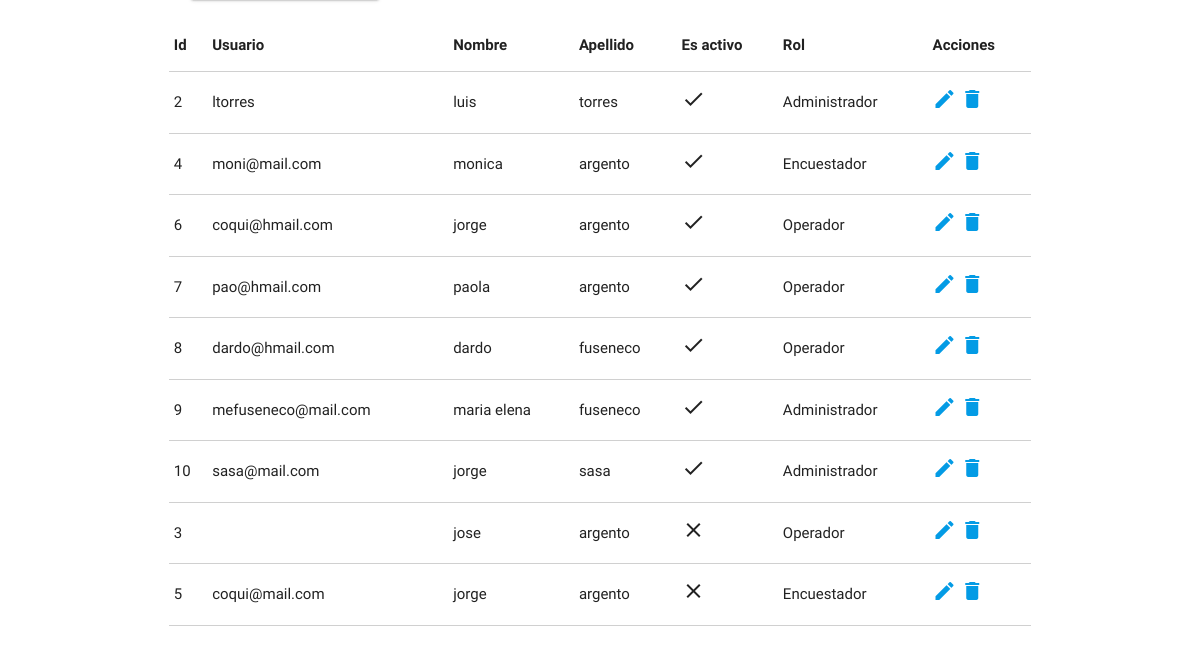
Page /2/editar_usuario (lower part) on the earlier database version.
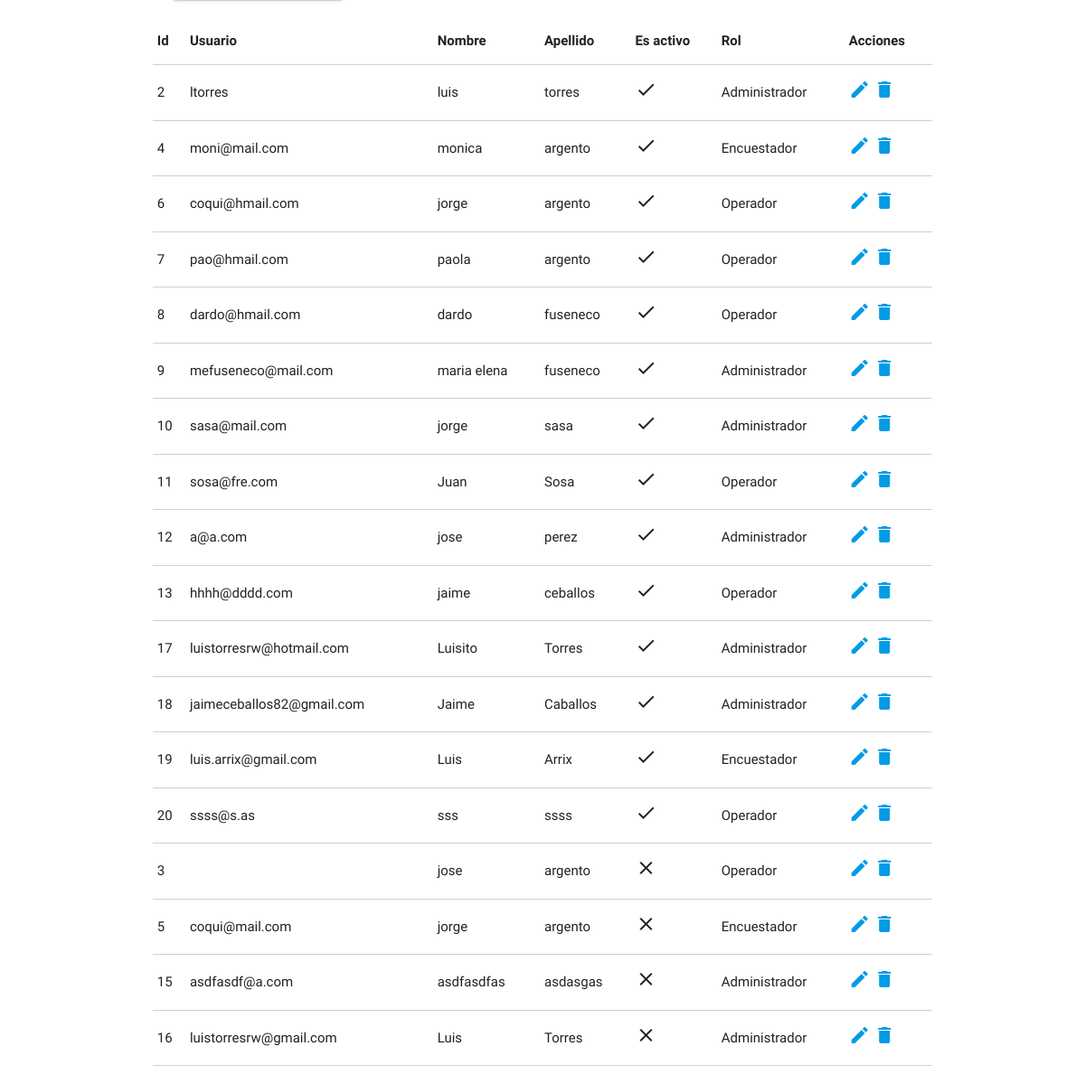
Same page on the later database version.
### principal/models.py (models this page shows)
class Usuario(User):
	ROL_CHOICES = (
        ('Administrador', 'Administrador'),
        ('Operador', 'Operador'),
        ('Encuestador', 'Encuestador'),
    )
	dni = models.CharField(max_length=8)
	rol = models.CharField(max_length=15, choices=ROL_CHOICES)

### principal/views.py (the view, shortened to what this page needs)
# urls.py: url(r'^(?P<id>\d+)/editar_usuario$', views.editar_usuario, name='editar_usuario'),
def editar_usuario(request, id):
    form = UsuarioForm()
    usuario = get_object_or_404(Usuario, id=id)
    lista = Usuario.objects.all().order_by('-is_active')
    context = {
    'lista':lista,
    'form':form
    }
    return render(request, 'editar_usuario.html', context)

### principal/templates/editar_usuario.html (shortened to what this page needs)
{% extends "base.html" %}
{% block content %}
<div class="container">
	<div class="col s12">
    	<div class="row">
    		{% if lista %}
    		<table class="highlight bordered responsive-table">
	        	<thead>
		          	<tr>
		              	<th>Id</th>
		              	<th>Usuario</th>
		              	<th>Nombre</th>
		              	<th>Apellido</th>
		              	<th>Es activo</th>
		              	<th>Rol</th>
		            	<th>Acciones</th>
		            </tr>
	        	</thead>
		        <tbody>
	     			{% for elemento in lista %}
			          	<tr>
			            	<td>{{elemento.id}}</td>
			            	<td>{{elemento.username}}</td>
			            	<td>{{elemento.first_name}}</td>
			            	<td>{{elemento.last_name}}</td>
			               	<td>
				               	{% if elemento.is_active %}
				               		<i class="material-icons">check</i>
				               	{% else %}
				               		<i class="material-icons">clear</i>
				               	{% endif %}
			                </td>
			               	<td>{{elemento.rol}}</td>
			               	<td>
			            		<a href="{% url 'editar_usuario' elemento.id %}"><i class="material-icons">edit</i> </a>
			                	<a href="{% url 'borrar_usuario' elemento.id %}"> <i class="material-icons">delete</i></a>
			            	</td>
			          	</tr>
	          		{% endfor %}
	        	</tbody>
	      	</table>
      		{% endif %}
    	</div>
   	</div>
</div>
{% endblock %}

Differences in the rows shown:
added Usuario: id "11", username "sosa@fre.com", first_name "Juan", last_name "Sosa", rol "Operador"
added Usuario: id "12", username "a@a.com", first_name "jose", last_name "perez", rol "Administrador"
added Usuario: id "13", username "hhhh@dddd.com", first_name "jaime", last_name "ceballos", rol "Operador"
added Usuario: id "17", username "luistorresrw@hotmail.com", first_name "Luisito", last_name "Torres", rol "Administrador"
added Usuario: id "18", username "jaimeceballos82@gmail.com", first_name "Jaime", last_name "Caballos", rol "Administrador"
added Usuario: id "19", username "luis.arrix@gmail.com", first_name "Luis", last_name "Arrix", rol "Encuestador"
added Usuario: id "20", username "ssss@s.as", first_name "sss", last_name "ssss", rol "Operador"
added Usuario: id "15", username "asdfasdf@a.com", first_name "asdfasdfas", last_name "asdasgas", rol "Administrador"
added Usuario: id "16", username "luistorresrw@gmail.com", first_name "Luis", last_name "Torres", rol "Administrador"
